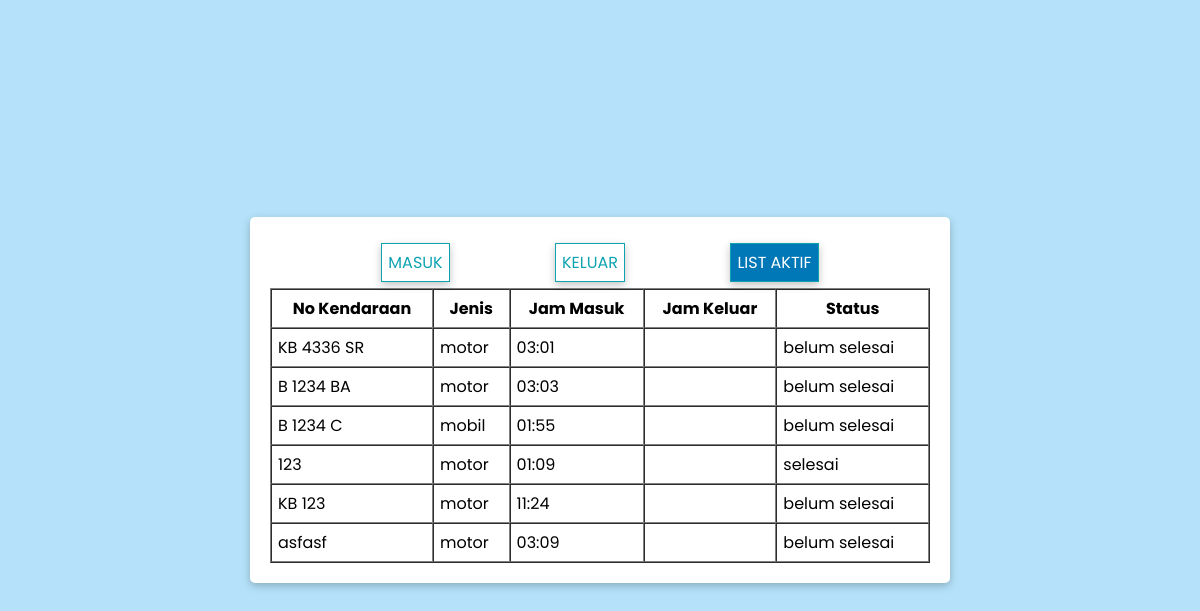
Page /list.php on the committed database.
### tables this page shows
CREATE TABLE `tb_kendaraan` (
  `id_kendaraan` int(11) NOT NULL,
  `no_kendaraan` varchar(100) NOT NULL,
  `jenis_kendaraan` varchar(100) NOT NULL,
  `jam_masuk` varchar(100) NOT NULL,
  `jam_keluar` varchar(100) NOT NULL,
  `status` varchar(100) NOT NULL
);

### koneksi.php (called while the page is built, shortened)
<?php session_start();
	$koneksi = mysqli_connect("localhost","root","","app_parkir");
	function query($sql){
		global $koneksi;
		return mysqli_query($koneksi, $sql);
	}
 ?>

### list.php (the view, shortened to what this page needs)
<?php include "koneksi.php";
$data = query("SELECT * FROM tb_kendaraan");
 ?>
<!DOCTYPE html>
<html lang="en">
<head>
	<link rel="stylesheet" href="style.css?<?= time() ?>">
</head>
<body>
	<div class="container">
		<div class="menu">
			<a href="./">MASUK</a>
			<a href="./keluar.php">KELUAR</a>
			<a  class="active" href="list.php">LIST AKTIF</a>
		</div>
	<table width="100%" border="1" cellspacing="0">
		<tr>
			<th>No Kendaraan</th>
			<th>Jenis</th>
			<th>Jam Masuk</th>
			<th>Jam Keluar</th>
			<th>Status</th>
		</tr>
		<?php foreach ($data as $k) { ?>
			<tr>
				<td><?= $k['no_kendaraan'] ?></td>
				<td><?= $k['jenis_kendaraan'] ?></td>
				<td><?= $k['jam_masuk'] ?></td>
				<td><?= $k['jam_keluar'] ?></td>
				<td><?= $k['status'] ?></td>
			</tr>
		<?php } ?>
	</table>
	</div>
</body>
</html>

### style.css (style rules this page uses)
* { padding: 0; margin: 0; box-sizing: border-box; font-family: 'Poppins', sans-serif; }
body { background: #b5e2fa; display: flex; justify-content: center; align-items: center; min-height: 100vh; }
.container { overflow-x: scroll; max-width: 700px; width: 100%; background: #fff; box-shadow: rgba(0, 0, 0, 0.24) 0px 3px 8px; padding: 20px; margin: 12px; border-radius: 5px; }
.container .menu { display: flex; justify-content: space-evenly; padding: 6px; }
.container .menu a { text-decoration: none; padding: 6px; background: #fff; border: 1px solid #0fa3b1; box-shadow: rgba(0, 0, 0, 0.24) 0px 3px 8px; color: #0fa3b1; }
.container a.active { background: #0077b6; color: white; }
table th, table td { padding: 6px; white-space: nowrap; }

### rows in the picture
tb_kendaraan: no_kendaraan "KB 4336 SR", jenis_kendaraan "motor", jam_masuk "03:01", status "belum selesai"
tb_kendaraan: no_kendaraan "B 1234 BA", jenis_kendaraan "motor", jam_masuk "03:03", status "belum selesai"
tb_kendaraan: no_kendaraan "B 1234 C", jenis_kendaraan "mobil", jam_masuk "01:55", status "belum selesai"
tb_kendaraan: no_kendaraan "123", jenis_kendaraan "motor", jam_masuk "01:09", status "selesai"
tb_kendaraan: no_kendaraan "KB 123", jenis_kendaraan "motor", jam_masuk "11:24", status "belum selesai"
tb_kendaraan: no_kendaraan "asfasf", jenis_kendaraan "motor", jam_masuk "03:09", status "belum selesai"
